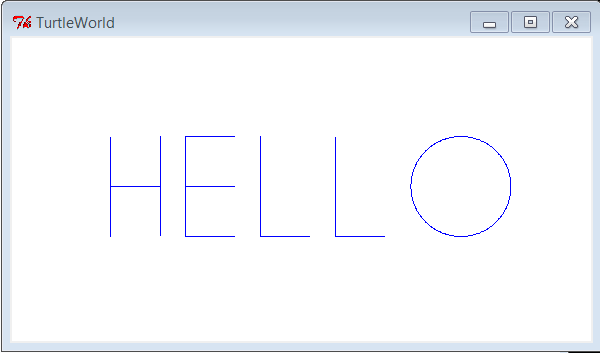

This chart was generated by the following Python code:
# Exercise 1: HELLO
# Lei Wang


from math import *
from swampy.TurtleWorld import *

def polygon(t, length, n):
	angle = 360.0/n
	for i in range(n):
		fd(t, length)
		lt(t, angle)

def circle(t, r):
	t.delay = 0.01
	length = 2* pi * r / 360
	polygon(t, length, 360)

def flip(t):
	lt(t)
	lt(t)

def move (t, size):
	pu(t)
	fd(t, size)
	pd(t)

def HELLO(size):
	bob = Turtle()
	bob.delay = 0.1
	print bob

	flip(bob)
	move(bob, size * 2)
	rt(bob) 	#turn turtle to face up, draw first line upward
	
	#HHHHH
	fd(bob, 2 * size)
	flip(bob)
	move (bob, size)
	lt(bob)
	fd(bob, size)
	lt(bob)
	move(bob, size)  # start from top to bottom for second vreticle line of H
	flip(bob)
	fd(bob,2 * size)

	#EEEEEE
	lt(bob)
	move(bob, size/2)
	fd(bob, size)
	flip(bob)
	move(bob, size)
	rt(bob)
	fd(bob, size)
	rt(bob)
	fd(bob, size)
	flip(bob)
	move(bob, size)
	rt(bob)
	fd(bob, size)
	rt(bob)
	fd(bob, size)

	#LLLLLL, start from top down
	move(bob, size/2)
	rt(bob)
	fd(bob, size * 2)
	lt(bob)
	fd(bob, size)

	#LLLLLLL, start from bottom
	move(bob, size/2) 
	fd(bob, size)
	flip(bob)
	move(bob, size)
	rt(bob)
	fd(bob, size * 2)

	#OOOOOO
	rt(bob)
	move(bob, size * 1.5)
	rt(bob)
	move(bob, size * 2)
	lt(bob)
	move(bob, size)
	circle(bob, size)

	bob.die()


world = TurtleWorld()

HELLO(50)
wait_for_user()
